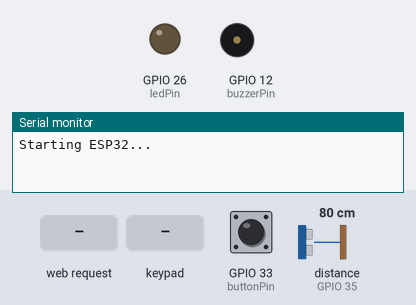
This sketch was run on a simulated ESP32. Shown: output pins drawn as LEDs (lit = HIGH), buzzer (waves = sounding), the last lines printed to the serial monitor. Dashed ring = blinking. The inputs (shaded band) are chosen by the test bench; at power-on: GPIO 33 (buttonPin) HIGH, distance to the obstacle (sensor on GPIO 35) 80 cm. The echo pulse lasts 58.3 µs per cm; WiFi joins after 1.5 s; servers stay silent unless stated; pins used as bus, display or sensor lines are not drawn.

Above: at 0.1 s.
At 2.7 s:
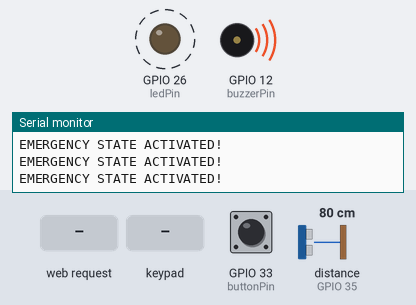
2.8 s: GPIO 33 (buttonPin) pulled LOW for 3.2 s
At 3.6 s:
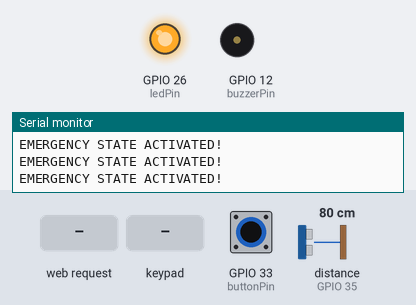
7.7 s: HTTP request GET /Ultrasonic received
13.7 s: keypad keys * * * * * * pressed 0.4 s apart
Timing chart, 0 to 21.6 s (numbered marks = the images above; inputs shaded):
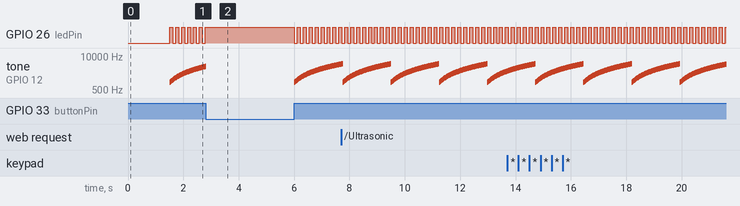

The sketch:

iot22.ino
```cpp
#include <WiFi.h>
#include <WebServer.h>
#include <ESPmDNS.h>
#include "index.h"
#include <Wire.h>
#include <Keypad.h>

const byte ROWS = 4;
const byte COLS = 3;
char hexaKeys[ROWS][COLS] = {
  {'1','2','3'},
  {'4','5','6'},
  {'7','8','9'},
  {'*','0','#'}
};
byte rowPins[ROWS] = {15, 2, 4, 16};
byte colPins[COLS] = {17, 5, 18};
Keypad customKeypad = Keypad(makeKeymap(hexaKeys), rowPins, colPins, ROWS, COLS);

int pin[] = {2,5,8,0};
int adminPin[] = {1,0,0,0};
int pinEntered[4];
int pinIndex = 0;

const int trigPin = 32;
const int echoPin = 35;
float duration, cm;

const int buttonPin = 33;
const int ledPin = 26;
const int buzzerPin = 12;

unsigned long lastBlink = 0;
unsigned long lastToneUpdate = 0;
int blinkState = LOW;
bool buzzerActive = false;
int buzzerFreq = 1000;

bool emergencyState = false;
bool ultrasonicEnabled = true;

const char* ssid = "******";
const char* password = "********";
WebServer server(80);

// button
void buttonStatus() {
  int reading = digitalRead(buttonPin);

  if (reading == HIGH) {
    if (millis() - lastBlink >= 100) {
      lastBlink = millis();
      blinkState = !blinkState;
      digitalWrite(ledPin, blinkState);
    }

    if (millis() - lastToneUpdate >= 20) {
      lastToneUpdate = millis();
      tone(buzzerPin, buzzerFreq);
      buzzerFreq += 50;
      if (buzzerFreq > 5000) buzzerFreq = 1000;
      Emergency();
    }
  } else {
    digitalWrite(ledPin, HIGH);
    noTone(buzzerPin);
    buzzerFreq = 1000;
  }
}

// keypad
void keypadPassword() {
  char key = customKeypad.getKey();

  if (key) {
    if (key == '#') {
      ultrasonicEnabled = true;
      Serial.println("Ultrasonic enabled.");
      pinIndex = 0;
      return;
    }

    pinEntered[pinIndex] = key - '0';
    pinIndex++;
    Serial.print(key);

    if (pinIndex == 4) {
      Serial.println("");

      if (checkPin(pinEntered, pin)) {
          Serial.println("PIN correct");
          emergencyState = false;
        }
        else if (checkPin(pinEntered, adminPin)) {
          setNewPin();
        }
        else {
          Serial.println("Incorrect PIN");
        }
      pinIndex = 0;
    }
  }
}

bool checkPin(int entered[], int correct[]) {
  for (int i = 0; i < 4; i++) {
    if (entered[i] != correct[i]) {
      return false;
    }
  }
  return true;
}

void setNewPin() {
  Serial.println("Enter new 4-digit PIN: ");
  int newPin[4];
  int index = 0;

  while (index < 4) {
    char key = customKeypad.getKey();
    if (key) {
      newPin[index] = key - '0';
      index++;
      Serial.print(key);
    }
  }
for (int i = 0; i < 4; i++) {
  pin[i] = newPin[i];
}

Serial.println("");
Serial.println("New PIN saved!");

}

void Emergency() {
  emergencyState = true;
  Serial.println("EMERGENCY STATE ACTIVATED!");
}

// ultrasonic
String ultrasonic() {
  if (!ultrasonicEnabled) {
    return "0.00";
  }

  digitalWrite(trigPin, LOW);
  delayMicroseconds(5);
  digitalWrite(trigPin, HIGH);
  delayMicroseconds(10);
  digitalWrite(trigPin, LOW);

  duration = pulseIn(echoPin, HIGH, 30000);
  cm = (duration * 0.0343) / 2;

  Serial.print("Distance: ");
  Serial.print(cm);
  Serial.println("cm");

  return String(cm,2);
}

// HANDLERS
void handleStatus() {
  server.send(200, "text/plain", emergencyState ? "1" : "0");
}

void handledistance() {
  server.send(200, "text/plain", ultrasonic());
}

void handleRoot() {
  server.send(200, "text/html", homePagePart1);
}

void handleNotFound() {
  String message = "File Not Found\n\n";
  message += "URI: " + server.uri();
  server.send(404, "text/plain", message);
}

// setup
void setup() {
  Serial.begin(115200);
  while (!Serial) delay(10);

  pinMode(trigPin, OUTPUT);
  pinMode(echoPin, INPUT);
  pinMode(ledPin, OUTPUT);
  pinMode(buzzerPin, OUTPUT);
  pinMode(buttonPin, INPUT_PULLUP);

  Serial.println("Starting ESP32...");
  Wire.begin(21, 22);

  WiFi.mode(WIFI_STA);
  WiFi.begin(ssid, password);
  while (WiFi.status() != WL_CONNECTED) {
    delay(500);
    Serial.print(".");
  }
  Serial.println("\nConnected. IP: " + WiFi.localIP().toString());

  if (MDNS.begin("esp32")) Serial.println("MDNS responder started");

  server.on("/", handleRoot);
  server.on("/Callbutton", handleStatus);
  server.on("/Ultrasonic", handledistance);
  server.onNotFound(handleNotFound);
  server.begin();
  Serial.println("HTTP server started");
}

// loop
void loop() {
  server.handleClient();
  buttonStatus();
  keypadPassword();
  delay(10);
}
```

index.h
```cpp
const char* homePagePart1 = R"rawliteral(
  <!doctype html>
  <html lang="en">
  <head>
    <meta charset="utf-8" />
    <meta name="viewport" content="width=device-width, initial-scale=1, viewport-fit=cover"/>
    <title>Home Care System</title>
    <style>
      body {
        background-color: orange;
        font-family: Arial, sans-serif;
        margin: 0;
        padding: 0;
      }
      .container {
        display: flex;
        flex-direction: column;
        align-items: center;
        padding: 20px;
      }
      h1 {
        font-size: 40px;
        color: black;
        text-align: center;
      }
      p {
        font-size: 25px;
        color: black;
        text-align: center;
      }
      #connectionStatus {
        font-size: 20px;
        text-align: center;
        font-weight: bold;
        color: black;
        margin-top: 10px;
      }
      .EmergencyBox {
        margin: 30px auto;
        padding: 20px;
        border-radius: 10px;
        text-align: center;
        width: 300px;
        background-color: green;
        color: white;
        font-weight: bold;
        box-shadow: rgba(0, 0, 0, 0.17) 0px -23px 25px 0px inset,
                    rgba(0, 0, 0, 0.15) 0px -36px 30px 0px inset,
                    rgba(0, 0, 0, 0.1) 0px -79px 40px 0px inset,
                    rgba(0, 0, 0, 0.06) 0px 2px 1px,
                    rgba(0, 0, 0, 0.09) 0px 4px 2px,
                    rgba(0, 0, 0, 0.09) 0px 8px 4px,
                    rgba(0, 0, 0, 0.09) 0px 16px 8px,
                    rgba(0, 0, 0, 0.09) 0px 32px 16px;
      }

      .DoorBox {
        margin: 30px auto;
        padding: 20px;
        border-radius: 10px;
        text-align: center;
        width: 300px;
        background-color: lightgray;
        color: black;
        font-weight: bold;
        box-shadow: rgba(17, 17, 26, 0.1) 0px 1px 0px,
         rgba(17, 17, 26, 0.1) 0px 8px 24px,
         rgba(17, 17, 26, 0.1) 0px 16px 48px;
      }

      .cameraFeed {
    width: 100%;          /* Full width */
    max-width: 100%;      /* Prevent overflow */
    height: 500px;        /* Fixed height, can adjust */
    border: none;         /* Remove default border */
}

    </style>
  </head>
  <body>
    <div class="container">
      <h1>Home Care System</h1>

      <h2 class="liveFeed">Home Camera feed</h2>
<iframe
    src="http://172.20.10.3:81/stream"
    class="cameraFeed"
    frameborder="0"
    allowfullscreen
></iframe>


      <!-- Emergency status -->
      <div class="EmergencyBox">
        <div id="NotEmergency" class="status">No Emergency</div>
        <div id="Emergency" class="status">Emergency</div>
      </div>

      <!-- Door status -->
      <div class="DoorBox">
        <p>Distance: <span id="UltrasonicValue">Loading...</span> cm</p>
        <p id="Open" style="display:none; color:green;"><b>Door check: Open</b></p>
        <p id="Closed" style="display:none; color:red;"><b>Door check: Closed</b></p>
      </div>

      <!-- Debug -->
      <div id="connectionStatus">Connecting...</div>
      <div id="lastResponse" style="display:none"></div>
    </div>

    <script>
      // --- Emergency Box logic ---
      function CallButtonStatus(callbutton) {
        const EmerBox = document.querySelector(".EmergencyBox");
        const Emer = document.getElementById("Emergency");
        const NEmer = document.getElementById("NotEmergency");

        if (callbutton) {
          NEmer.style.display = "none";
          Emer.style.display = "block";
          EmerBox.style.background = "red";
        } else {
          Emer.style.display = "none";
          NEmer.style.display = "block";
          EmerBox.style.background = "green";
        }
      }

      function fetchCallButton() {
        fetch("/Callbutton")
          .then((response) => {
            document.getElementById("connectionStatus").textContent = "Devices Connected";
            return response.text();
          })
          .then((responseText) => {
            document.getElementById("lastResponse").textContent = responseText;
            const callbutton = responseText.trim().toLowerCase() === "true" || responseText.trim() === "1";
            CallButtonStatus(callbutton);
          })
          .catch((error) => {
            console.error("Error fetching call button:", error);
            document.getElementById("connectionStatus").textContent = "Error: " + error.message;
          });
      }

      // --- Ultrasonic Door logic ---
      function fetchUltrasonic() {
        fetch("/Ultrasonic")
          .then(response => response.text())
          .then(sonic => {
            console.log("Ultrasonic:", sonic);
            document.getElementById("UltrasonicValue").innerText = sonic;
            doorStatus(parseFloat(sonic));
          })
          .catch(error => console.error('Error fetching Ultrasonic:', error));
      }

      function doorStatus(distance) {
        const openEl = document.getElementById("Open");
        const closedEl = document.getElementById("Closed");

        if (distance < 15) {
          closedEl.style.display = "none";
          openEl.style.display = "block";
        } else {
          openEl.style.display = "none";
          closedEl.style.display = "block";
        }
      }

      // --- On page load ---
      window.onload = () => {
        document.getElementById("NotEmergency").style.display = "none";
        document.getElementById("Emergency").style.display = "none";

        fetchCallButton();
        fetchUltrasonic();

        setInterval(fetchCallButton, 1000);
        setInterval(fetchUltrasonic, 1000);
      };
    </script>

  </body>
  </html>
  )rawliteral";
```

Measured:
- by itself, GPIO 26 (ledPin): alternates HIGH for 0.11 s and LOW for 0.11 s
- by itself, tone on GPIO 12 (buzzerPin): plays 2700 Hz for 0.02 s, 2750 Hz for 0.02 s, 2800 Hz for 0.02 s, 2850 Hz for 0.02 s, 2900 Hz for 0.02 s, 2950 Hz for 0.02 s … (368 notes in this stretch)
